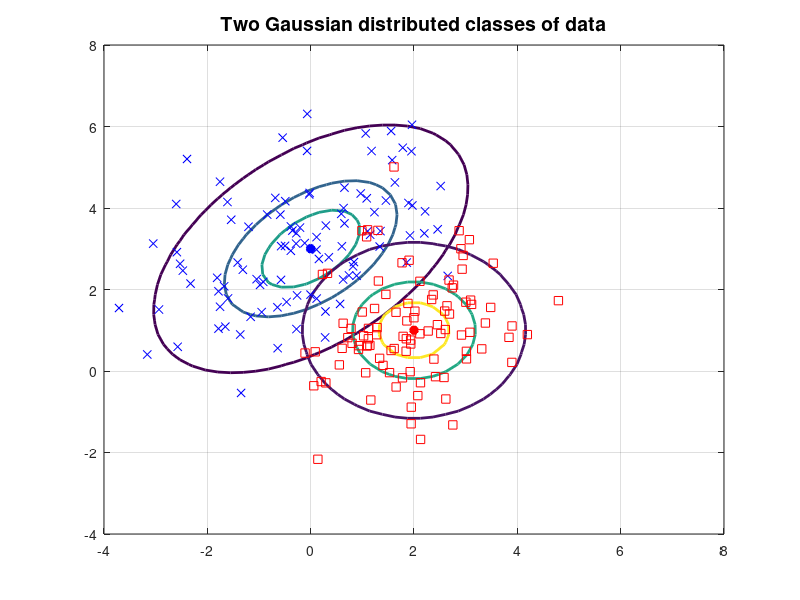

This chart was generated by the following MATLAB code: (Note: this script raises an error after producing the figure.)
clear all; close all; clc;
%--------------------------------------------------------------------------
% ASSIGNMENT    % Student: Nadezhda Gracheva      email: ng5n15  
%                      ID: 28919718
%                          System, control and signal prcessing
%--------------------------------------------------------------------------
%% Part 1.  Neural Network Approximation

m1=[0 3]'; m2=[2 1]';                            % Distinct means
C1=[2 1; 1 2]; C2=[1 0; 0 1];                    % Distinct covariances
         
numGrid = 50;
xRange = linspace(-4.0, 8.0, numGrid);   
yRange = linspace(-4.0, 8.0, numGrid);
P1 = zeros(numGrid, numGrid);                   % control of the memory used
P2 = P1;
for i=1:numGrid
  for j=1:numGrid
  x = [yRange(j) xRange(i)]';
  P1(i,j) = mvnpdf(x', m1', C1);                 %Create data matrixes
  P2(i,j) = mvnpdf(x', m2', C2);
  end
end
%______Plotting data_________ 
P1max = max(max(P1));
P2max = max(max(P2));
 figure(1);
contour(xRange,yRange, P1,[0.1*P1max 0.5*P1max 0.8*P1max],'LineWidth',2);
hold on
plot(m1(1), m1(2), 'b*','LineWidth',4);
contour(xRange,yRange, P2, [0.1*P2max 0.5*P2max 0.8*P2max],'LineWidth',2);
plot(m2(1), m2(2), 'r*','LineWidth',4);
title('Two Gaussian distributed classes of data','FontSize', 14);
%%______ Plotting a particular  number of samples______ 
N = 100;                                       % N - is a number of samples
X1 = mvnrnd(m1, C1, N);
X2 = mvnrnd(m2, C2, N);
plot(X1(:,1),X1(:,2),'bx', X2(:,1),X2(:,2),'rs');grid on
%______Plotting a decision boundry for posterior probability = 0.5 ____
labels=[ones(100,1);-1*ones(100,1)];                %Lable our classes
minvalue=min(min([X1 X2]));                         % calculate min and max values to build coordinates
maxvalue=max(max([X1 X2]));
[xx1, xx2]=meshgrid(minvalue:.1:maxvalue,minvalue:.1:maxvalue);   % creat coordinates
pointspace=[xx1(:) xx2(:)];                                       % all the points of our coordinates

naive=NaiveBayes.fit([X1;X2],labels);               % Builds a naive bayes classifier

P = posterior(naive,pointspace);
graphsize=size(xx1);
probpoints=[pointspace P(:,1)];                     % Probability changes while moving along the grid 

 figure(2);
surf(xx1,xx2,reshape(probpoints(:,3),graphsize))    % 3D postetior prob (the other method)
  figure(3);
[rowProb,~]=size(probpoints);
for i =1: rowProb
    if probpoints(i,3) < 0.5
        hold on
        plot(probpoints(i,1),probpoints(i,2),'cx')   %colours he part which probobility is lower than a half
    else 
        hold on
        plot(probpoints(i,1),probpoints(i,2),'yo')
    end
end

hold on;
plot(X1(:,1),X1(:,2),'ko');           % put samples and boundry for the posterior prob together
hold on;
plot(X2(:,1),X2(:,2),'mx');
     title('The decision boundary for P[w1|x]=0.5','FontSize', 18);
%_____ Plotting the 3D posterior probability for each class___________
PP1=P1./(P1+P2); 
PP2=P2./(P1+P2);
   figure(4)
mesh(xRange,yRange,PP1);           % 3D posterior probability for the first class
title('3D graph of the posterior porbability of the first class','FontSize', 18);
   figure(5)
mesh(xRange,yRange,PP2);          % 3D posterior probability for second class
hold on;
plot(X1(:,1),X1(:,2),'ko');           % put samples and boundry for the posterior prob together
hold on;
plot(X2(:,1),X2(:,2),'mx');
title('3D graph of the posterior porbability of the second class','FontSize', 18);

% A feedforward neural network
   
   x=[X1;X2]';                             % prepare data for training
   t=[ones(N,1); -1*ones(N,1)]';           % lable data for training
   tic
net = feedforwardnet(10);                                    
net = train(net, x, t);                         
output = net(x);
%view(net)
   toc
perf=perform(net,t',output);               % 
  [~,n2]=size(output);
  
  X11 = mvnrnd(m1, C1, N);
X22 = mvnrnd(m2, C2, N);
 xts=[X11;X22]';
 output = net(xts);
  figure(6)
  for i=1:n2
      if output(:,i)>0
          hold on
          plot(x(1,i),x(2,i),'cx')
      else
          hold on
          plot(x(1,i),x(2,i),'bo')
      end
  end
  
 
% generate a grid
span = -4:.05:8;
[P1,P2] = meshgrid(span,span);                 %%!!!!! Try to play with shifting classes farer from each other to show the clear boundary
pp = [P1(:) P2(:)]';
% simulate neural network on a grid
aa = net(pp);
% translate output into [-1,1]
%aa = -1 + 2*(aa>0);
% plot classification regions
  figure(6)
mesh(P1,P2,reshape(aa,length(span),length(span))-5);
colormap cool

hold on;
 plot(X1(:,1),X1(:,2),'ko');           %Samples of data to compare with boundary
 hold on;
 plot(X2(:,1),X2(:,2),'mx');
 title('Neural network desicion contour ','FontSize', 18);
% %% Part 2.     Time Series Prediction
% 
% %input arguments
% a        = 0.2;     % value for a in eq (1)
% b        = 0.1;     % value for b in eq (1)
% tau      = 17;		% delay constant in eq (1)
% x0       = 1.2;		% initial condition: x(t=0)=x0
% deltat   = 1;	    % time step size (which coincides with the integration step)
% sample_n = 2000;	% total no. of samples, excluding the given initial condition
% interval = 1;	    % output is printed at every 'interval' time steps
% 
% %x_t : x at instant t , i.e. x(t) (current value of x)
% %x_t_minus_tau : x at instant (t-tau) , i.e. x(t-tau)
% %x_t_plus_deltat : x at instant (t+deltat), i.e. x(t+deltat) (next value of x)
% %X : the (sample_n+1)-dimensional vector containing x0 plus all other computed values of x
% %T : the (sample_n+1)-dimensional vector containing time samples
% %x_history : a circular vector storing all computed samples within x(t-tau) and x(t)
% %___________________________________________________________________________
% %Main algorithm
% time = 0;
% index = 1;
% history_length = floor(tau/deltat);
% x_history = zeros(history_length, 1); % here we assume x(t)=0 for -tau <= t < 0
% x_t = x0;
% 
% X = zeros(sample_n+1, 1); % vector of all generated x samples
% T = zeros(sample_n+1, 1); % vector of time samples
% 
% for i = 1:sample_n+1
%     X(i) = x_t;
%     if (mod(i-1, interval) == 0)
%  %        disp(sprintf('%4d %f', (i-1)/interval, x_t));
%     end
%     if tau == 0
%         x_t_minus_tau = 0.0;
%     else
%         x_t_minus_tau = x_history(index);
%     end
% 
%     x_t_plus_deltat = mackeyglass_rk4(x_t, x_t_minus_tau, deltat, a, b);
% 
%     if (tau ~= 0)
%         x_history(index) = x_t_plus_deltat;
%         index = mod(index, history_length)+1;
%     end
%     time = time + deltat;
%     T(i) = time;
%     x_t = x_t_plus_deltat;
% end
% % 
% % 
% figure(7)
% plot(T, X);
% set(gca,'xlim',[0, T(end)]);
% xlabel('t');
% ylabel('x(t)');
% title(sprintf('A Mackey-Glass time serie (tau=%d)', tau));
%  %% Design training set and train weights
% Ntr=1500;             % number of training samples
% p=20;
% A=zeros(Ntr-p+1,p);   % A - design matrix
% 
% for i=1:p
%     for j = 1: Ntr-p+1
%        A(j,i)=X(j+(i-1));          % Every row is a time shifted version of a previous one
%     end 
% end
% f=zeros(Ntr-p+1,1);
% for i =1:Ntr-p+1
%       f(i)=X(p+i);                 % target
% end
% w = inv(A'*A)*A'*f;
% %w=A\f;                             % train weights                        
%  pred_tr=A*w;                      % prediction on training data;
% %Plotting results__________
%  figure(8),
%  Ttr=zeros(Ntr-p+1,1);      
%  for i=1:Ntr-p+1
%       Ttr(i)=T(i+p);       % time for training data
%  end
% plot( Ttr,f,'c',Ttr,pred_tr, 'r', 'LineWidth', 2),
% figure
% plot(f,pred_tr, 'r.', 'LineWidth', 2),
% grid on
% xlabel('True values', 'FontSize', 14)
% ylabel('Prediction', 'FontSize', 14)
% title('Linear Regression: tarining data ', 'FontSize', 14)
% Etr=mean(A*w-f).^2;
% %%---------------------------------------------------------------------
% %%%Design a test set                                      
% Xts=zeros(500,1);                         %Prepare test data
% for i=1:500 
%         Xts(i)=X(Ntr+i);
% end
% [nr,~]=size(Xts);                  % size of the test data matrix
% Ats=zeros(nr-p+1,p);                % create a design matrix for the test data
% for i=1:p
%     for j = 1:500-19
%        Ats(j,i)=Xts(j+(i-1));         % Every row is a time shifted version of a previous one
%     end 
% end
% Xts=zeros(501,1);                         %Prepare test data
% for i=1:501 
%         Xts(i)=X(Ntr+i);
% end
% fts=zeros(nr-p+1,1);
% for i =1:nr-p+1
%       fts(i)=Xts(p+i);                         % test target
%       fts_v(i)=Xts(p+i-1);
% end    
% fts_v=fts_v';
% pred_ts=Ats*w;                      % prediction on test data;
% %Plotting__________
% Tts=zeros(nr-p+1,1);      
%  for i=1:nr-p+1
%       Tts(i)=T(i+p);       % time for training data
%  end
%  figure(9),
% plot( fts,pred_ts, 'r', 'LineWidth', 2),
% grid on
% xlabel('True test values', 'FontSize', 14)
% ylabel('Prediction on test data', 'FontSize', 14)
% title('Linear Regression:test data ', 'FontSize', 18)
% figure
% plot( 1:481,pred_ts,'r',1:481,X(1521:2001),'b'),
% Etest=mean(Ats*w-fts).^2;
% % A feedforward neural network and its performance on one step ahead prediction.
% 
%  tic
% net = feedforwardnet(10);        % ��� �� ��������� ���� ������� ������ ����� ���� � ������� ������������ ����� � ��������                           
% net = train(net,A',f');             % net = feedforwardnet([40 40 40 40 40]);  �������� ���. ����� ��������� ����� ����� ���� ��� ����������.           
% output = net(A');
% 
% %view(net)
%    toc
% perf_series=perform(net,f',output);               % 
%     figure(10)
%  %plot(T, X);
%  %hold on
%  Tts=zeros(nr-p+1,1);      
%  for i=1:nr-p+1
%       Tts(i)=T(i+p);       % time for training data
%  end
%  
%                             
%  output2=net(Ats');            %Nn for test data 
%  output2=output2';
%  Err_nn_ts=mean(output2-fts).^2;
% % hold on 
%  figure(10)
%  plot(1:2001, X(1:2001),'r');
%  hold on
%  plot(21:1501, output,'c',1521:2001,output2,'b');
%  xlabel('time (steps)')
% ylabel('Function values')
% title('Neural Network performance on one step ahead prediction.','FontSize',18)
% %% Free running mode.
% 
%  
%  Ats1=Ats(1,:); % first row of matrix to predict the first row
%     output_series_test=zeros(481,1);
%  for i=1:481                          
%       output_series_test(i)=net(Ats1');            % for test data 
%       for n=1:19
%           Ats1(n)=Ats1(n+1);
%           Ats1(20)=output_series_test(i);
%       end
%  end
%  Err_Free_running=mean(output_series_test-fts).^2
%  
%  figure(12)
%  plot( Tts,fts,'*c',Tts,output_series_test, 'r'),
% legend('testing samples','oscillations','Location','northwest')
% title('Neural network output in a free running mode.','FontSize',18)

%% Financial time series  
% 
% x=1:1008;                  %time step;
% xtr=20:700;
% Xts=701:1000;
% %--------------------------------Prepare parameters---------------------
% %fina_data = xlsread('fin_data.csv');    % Reading the data from an excel file.
% [fina_data,txt,raw] = xlsread('fin_data.csv');
% volume_finantial=fina_data(:,5); 
%     close_pr=fina_data(:,4);                  % fourth column - 'close', will be used for formulating a neural net work
% for n=1:1008
%     close_data(n)=close_pr(1008-n+1);
% end
% vol_data=zeros(1008,1);
% for n=1:1008 
%     vol_data(n)=volume_finantial(1008-n+1);    %invert the order so that it goes according to time
% end
% 
% close_pr_train=close_data(1:700);  
% close_pr_test=close_data(701:1001);
% 
% target_tr=close_data(21:701);
% target_test=close_data(721:1001);
% 
% vol_data_train=vol_data(21:701)';
% vol_data_test=vol_data(721:1001)';
% 
% 
% 
% 
% 
% 
% 
% 
% 
% 
% figure(13)
% plot(close_data,'c');
% title('Financial time series.Close','FontSize',14);
% 
% % predictor.
% Nf=1008;
% Ntrf=700;             % number of training samples
% p=20;
% Af=zeros(Ntrf-p+1,p);   % A - design matrix
% 
% for i=1:p
%     for j = 1: Ntrf-p+1
%        Af(j,i)=close_data(j+(i-1));          % Every row is a time shifted version of a previous one
%     end 
% end
% ff=zeros(Ntrf-p+1,1);
% for i =1:Ntrf-p+1
%       ff(i)=close_data(p+i);                 % target
% end
% 
% % Design a test set                                      
% Xtsf=zeros(300,1);                         %Prepare test data
% for i=1:300 
%         Xtsf(i)=close_data(Ntrf+i);
% end
% [nr,nc]=size(Xtsf);                  % size of the test data matrix
% Atsf=zeros(nr-p+1,p);                % create a design matrix for the test data
% for i=1:p
%     for j = 1:300-19
%        Atsf(j,i)=Xtsf(j+(i-1));         % Every row is a time shifted version of a previous one
%     end 
% end
% 
% ftsf=zeros(nr-p+1,1);
% for i =1:nr-p+1
%       ftsf(i)=Xtsf(p+i-1);                         % test target
% end            
%  tic 
% net = feedforwardnet(15);                              
% net = train(net,Af',ff');                       
% output = net(Af');
% %view(net)
%    toc
%    perf_series(i)=perform(net,ff(1)',output);               
%     figure(14)
%  plot(x,close_data);
%  hold on
%  plot(xtr,output,'c','LineWidth', 2);
%    output2=net(Atsf');            % for test data      
%  output2=output2';
%  Err_close_finan=mean(output2-ftsf).^2
%  figure(15);
%  plot(ftsf,'g')
%  hold on
%  plot(output2, 'r.')
% title('Financial time series prediction on 300 test data samples','FontSize',14);
% %--------------------------------------------------------------------------
% % Using volume to check wether additional information helps to make
% % prediction better 
% volume_finantial=fina_data(:,5); %reading volume from the data matrix
% vol_data=zeros(1008,1);
% for n=1:1008 
%     vol_data(n)=volume_finantial(1008-n+1);    %invert the order so that it goes according to time
% end
% 
% % predictor.
% A_close_volume=zeros(Ntrf-p+1,2*p);   % A - design matrix with close and volume values
% 
% for i=1:2:2*p 
%     for n=1:p
%         for j = 1: Ntrf-p+1
%        A_close_volume(j,i)=close_data(j+(n-1));        % design of a matrix which contains A(x(n-1),v(n-1),...)
%        A_close_volume(j,i+1)=vol_data(j+(n-1));       % Every row is a time shifted version of a previous one
%         end 
%     end
% end
% 
% % Design a test set                                      
%                  % size of the test data matrix
% vol_data_test=zeros(300,1);                         %Prepare test data
% for i=1:300 
%         vol_data_test(i)=vol_data(Ntrf+i);
% end
% vol_data_ts=vol_data_test(1:281);
% Ats_close_volume=zeros(nr-p+1,2*p);                 % create a design matrix for the test data
% for i=1:2:2*p
%      for n=1:p
%          for j = 1:281
%        Ats_close_volume(j,i)=Xtsf(j+(n-1));         % Every row is a time shifted version of a previous one
%        Ats_close_volume(j,i+1)=vol_data_test(j+(n-1));   % design a test matrix which contains A(x(n-1),v(n-1),...)
%          end 
%      end
% end
%          
% 
% net = feedforwardnet(15);                              
% net = train(net,A_close_volume',ff');                       
% output_c_v = net(A_close_volume');
% %view(net)%
% %perf_series(i)=perform(net,ff(1)',output);               
%     figure(16)
%  plot(x,close_data);
%  hold on
%  plot(xtr,output_c_v,'c','LineWidth', 2);
%    output_c_v_ts=net(Ats_close_volume');            % for test data      
%  output_c_v_ts=output_c_v_ts';
%  Error_c_v_ts=mean(output_c_v_ts-ftsf).^2
%  figure(17);
%  plot(ftsf,'g')
%  hold on
%  plot(output_c_v_ts, 'r.')
% title('Financial time series prediction on test data samples(300) considering "volume" input','FontSize',14);
% 





